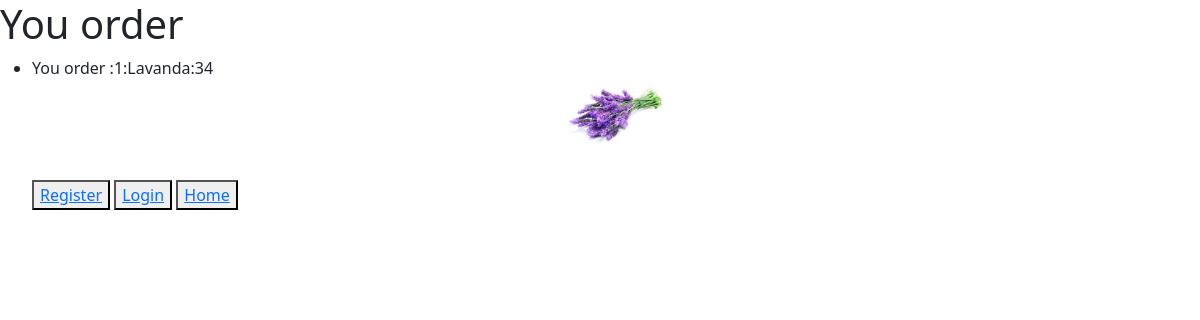
The page /1 on the database its author committed.
### shared/models.py (models this page shows)
class Products(models.Model):
    product=models.CharField(max_length=30)
    photo=models.ImageField(upload_to='file/images')
    price=models.IntegerField()
    descriptions=models.CharField(max_length=150)

### shared/views.py (the view)
# urls.py: path('<int:prod_id>', views.order, name='order'),
def order(request, prod_id):
    order_prod=Products.objects.get(pk=prod_id)
    return render(request, 'shared/order.html',{
        'order':order_prod,
    })

### shared/templates/shared/order.html
{%extends 'shared/layout.html'%}
{%block body%}
<h1>You order</h1>
<ul>
    <li>
        You order :{{order.id}}:{{order.descriptions}}:{{order.price}}
        <div class="im">
            <img src="{{order.photo}}">
        </div>
    </li>
     <div>
        {%if user.is_authenticated%}
        <a href="{% url 'logout' %}">Log Out</a>
        <button><a href="{% url 'beginen' %}">Home</a></button>
        <button><a href="{% url 'buy' order.id%}">Buy</a></button>
        {%else%}
        <button><a href="{% url 'register' %}">Register</a></button>
        <button><a href="{% url 'login' %}">Login</a></button>
        <button><a href="{% url 'beginen' %}">Home</a></button>
        {%endif%}
     </div>
</ul>
{%endblock%}

### shared/static/shared/style.css (style rules this page uses)
.im { width: 100px; height: 100px; margin: auto; }
.im img { width: 100%; }

### rows shown on the page
Products: id "1", descriptions "Lavanda", price "34", photo (picture)
